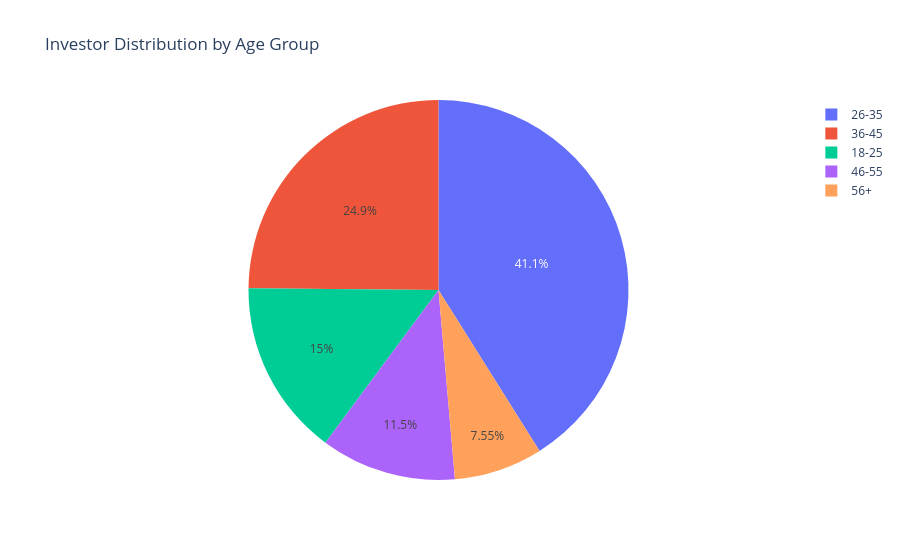

Notebook source saved alongside this figure:
### Code cell
import pandas as pd
import plotly.express as px
from pathlib import Path

investor_file = Path("data/processed/cleaned_08_investor_transactions.csv")
df_inv = pd.read_csv(investor_file)

age_data = df_inv['age_group'].value_counts().reset_index()
age_data.columns = ['age_group', 'count']

fig_age = px.pie(
    age_data, 
    values='count', 
    names='age_group', 
    title='Investor Distribution by Age Group'
)

output_path = Path("reports/age_group_distribution.html")
output_path.parent.mkdir(exist_ok=True)
fig_age.write_html(output_path)
fig_age.show()
print(f"Report saved at: {output_path}")

### Figure 1 — Plotly figure (JSON) as saved in the notebook; plotly's stock layout.template omitted (floating-point values rounded to 4 significant figures)
{"data": [{"domain": {"x": [0, 1], "y": [0, 1]}, "hovertemplate": "age_group=%{label}<br>count=%{value}<extra></extra>", "labels": ["26-35", "36-45", "18-25", "46-55", "56+"], "legendgroup": "", "name": "", "showlegend": true, "type": "pie", "values": [13463, 8146, 4916, 3779, 2474]}], "layout": {"legend": {"tracegroupgap": 0}, "title": {"text": "Investor Distribution by Age Group"}}}
